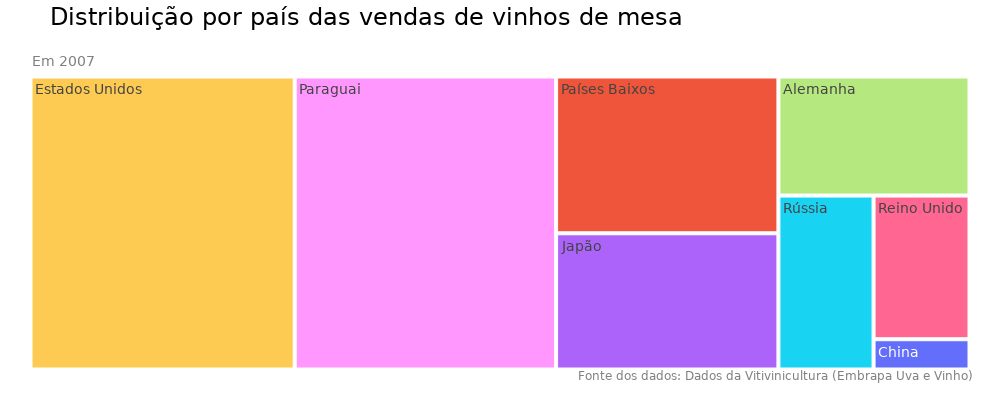

This figure's notebook cell:
### Code cell
# Importando a biblioteca
import plotly.express as px

# Gerando o gráfico de árvore (TREEMAP)
fig = px.treemap(dados_dolar_anual_paises.query("Ano == 2007"),
                 path=[px.Constant("Em 2007"), 'País'],
                 values='Vendas_Dolar', color='País', title='Distribuição por país das vendas de vinhos de mesa',
                 color_discrete_map={'(?)': "white"})

# Ajustando o layout do gráfico
fig.update_layout(width=1000, height=400, margin = dict(t=50, l=25, r=25, b=25), font_family = 'DejaVu Sans',
                  font_size=14, font_color= "grey", title_font_color= "black", title_font_size=24)

fig.update_traces(hovertemplate='<b>Vendas:</b> = U$ %{value}')

fig.add_annotation(text='Fonte dos dados: <a href="http://vitibrasil.cnpuv.embrapa.br/index.php">'
                        'Dados da Vitivinicultura (Embrapa Uva e Vinho)</a>',
                   align="left", xref="paper", yref = "paper", x=1, y=-0.03, showarrow=False, font_size=12)
fig.show()

### Figure 1 — Plotly figure (JSON) as saved in the notebook; plotly's stock layout.template omitted (floating-point values rounded to 4 significant figures)
{"data": [{"branchvalues": "total", "customdata": [["Países Baixos"], ["Haiti"], ["Japão"], ["Espanha"], ["Rússia"], ["Reino Unido"], ["Alemanha"], ["Paraguai"], ["Estados Unidos"], ["China"], ["(?)"]], "domain": {"x": [0, 1], "y": [0, 1]}, "hovertemplate": "<b>Vendas:</b> = U$ %{value}", "ids": ["Em 2007/Países Baixos", "Em 2007/Haiti", "Em 2007/Japão", "Em 2007/Espanha", "Em 2007/Rússia", "Em 2007/Reino Unido", "Em 2007/Alemanha", "Em 2007/Paraguai", "Em 2007/Estados Unidos", "Em 2007/China", "Em 2007"], "labels": ["Países Baixos", "Haiti", "Japão", "Espanha", "Rússia", "Reino Unido", "Alemanha", "Paraguai", "Estados Unidos", "China", "Em 2007"], "marker": {"colors": ["#EF553B", "#00cc96", "#ab63fa", "#FFA15A", "#19d3f3", "#FF6692", "#B6E880", "#FF97FF", "#FECB52", "#636efa", "white"]}, "name": "", "parents": ["Em 2007", "Em 2007", "Em 2007", "Em 2007", "Em 2007", "Em 2007", "Em 2007", "Em 2007", "Em 2007", "Em 2007", ""], "type": "treemap", "values": [364751, 0, 316867, 0, 173160, 144244, 238052, 801519, 810038, 30390, 2879021]}], "layout": {"annotations": [{"align": "left", "font": {"size": 12}, "showarrow": false, "text": "Fonte dos dados: <a href=\"http://vitibrasil.cnpuv.embrapa.br/index.php\">Dados da Vitivinicultura (Embrapa Uva e Vinho)</a>", "x": 1, "xref": "paper", "y": -0.03, "yref": "paper"}], "font": {"color": "grey", "family": "DejaVu Sans", "size": 14}, "height": 400, "legend": {"tracegroupgap": 0}, "margin": {"b": 25, "l": 25, "r": 25, "t": 50}, "title": {"font": {"color": "black", "size": 24}, "text": "Distribuição por país das vendas de vinhos de mesa"}, "width": 1000}}
